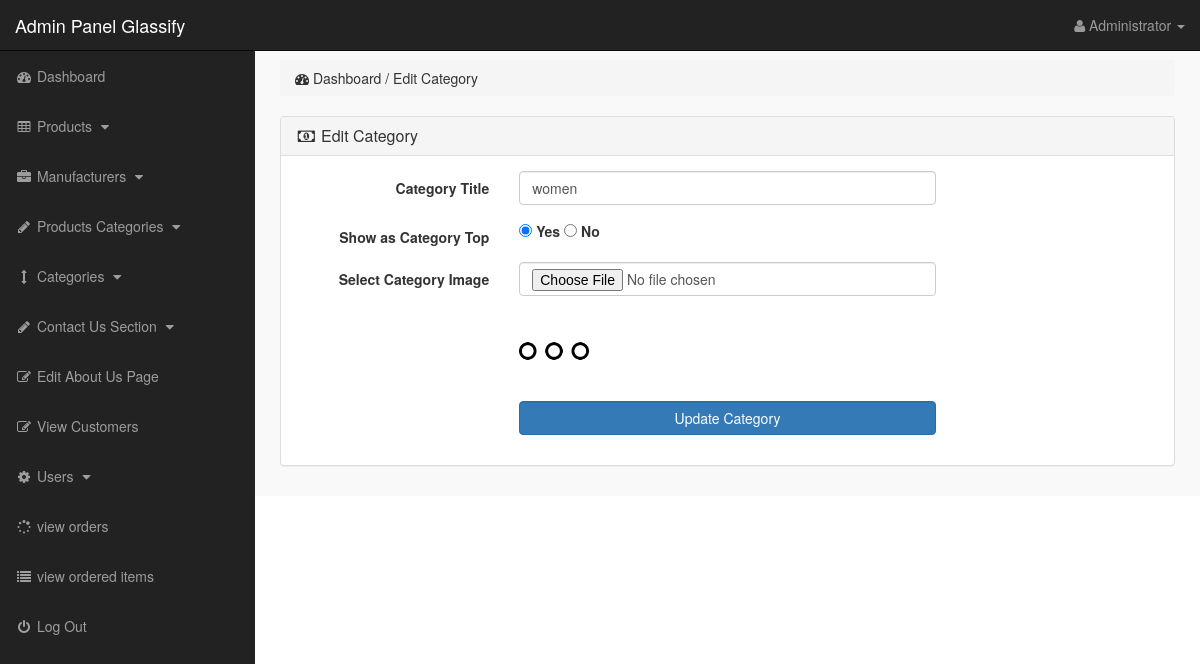
The page /admin_area/index.php?edit_cat=4 (signed in) on the database its author committed.
### tables this page shows
CREATE TABLE `categories` (
  `cat_id` int(10) NOT NULL,
  `cat_title` text NOT NULL,
  `cat_top` text NOT NULL,
  `cat_image` text NOT NULL
);

### admin_area/edit_cat.php (the view, shortened to what this page needs)
<?php
if(!isset($_SESSION['admin_email'])){
echo "<script>window.open('login.php','_self')</script>";
}
else {
?>
<?php
if(isset($_GET['edit_cat'])){
$edit_id = $_GET['edit_cat'];
$edit_cat = "select * from categories where cat_id='$edit_id'";
$run_edit = mysqli_query($con,$edit_cat);
$row_edit = mysqli_fetch_array($run_edit);
$c_title = $row_edit['cat_title'];
$c_top = $row_edit['cat_top'];
$c_image = $row_edit['cat_image'];
}
?>
<div class="row">
<div class="col-lg-12">
<ol class="breadcrumb">
<li>
<i class="fa fa-dashboard"></i> Dashboard / Edit Category
</li>
</ol>
</div>
</div>
<div class="row">
<div class="col-lg-12">
<div class="panel panel-default">
<div class="panel-heading">
<h3 class="panel-title">
<i class="fa fa-money fa-fw"></i> Edit Category
</h3>
</div>
<div class="panel-body">
<form class="form-horizontal" action="" method="post" enctype="multipart/form-data">
<div class="form-group">
<label class="col-md-3 control-label">Category Title</label>
<div class="col-md-6">
<input type="text" name="cat_title" class="form-control" value="<?php echo $c_title; ?>">
</div>
</div>
<div class="form-group">
<label class="col-md-3 control-label">Show as Category Top</label>
<div class="col-md-6">
<input type="radio" name="cat_top" value="yes"
<?php if($c_top == 'no'){}else{ echo "checked='checked'"; } ?>>
<label>Yes</label>
<input type="radio" name="cat_top" value="no"
<?php if($c_top == 'no'){ echo "checked='checked'"; }else{} ?>>
<label>No</label>
</div>
</div>
<div class="form-group">
<label class="col-md-3 control-label">Select Category Image</label>
<div class="col-md-6">
<input type="file" name="cat_image" class="form-control">
<br>
<img src="other_images/<?php echo $c_image; ?>" width="70" height="70" >
</div>
</div>
<div class="form-group">
<label class="col-md-3 control-label"></label>
<div class="col-md-6">
<input type="submit" name="update" value="Update Category" class="btn btn-primary form-control">
</div>
</div>
</form>
</div>
</div>
</div>
</div>
<?php } ?>

### admin_area/includes/sidebar.php (shortened to what this page needs)
<?php
if (!isset($_SESSION['admin_email'])) {
    echo "<script>window.open('login.php','_self')</script>";
} else {
    ?>
    <nav class="navbar navbar-inverse navbar-fixed-top">
        <div class="navbar-header">
            <a class="navbar-brand" href="index.php?dashboard">Admin Panel Glassify</a>
        </div>
        <ul class="nav navbar-right top-nav">
            <li class="dropdown">
                <a href="#" class="dropdown-toggle" data-toggle="dropdown">
                    <i class="fa fa-user"></i>
                    <?php echo $admin_name; ?> <b class="caret"></b>
                </a>
            </li>
        </ul>
        <div class="collapse navbar-collapse navbar-ex1-collapse">
            <ul class="nav navbar-nav side-nav">
                <li>
                    <a href="index.php?dashboard">
                        <i class="fa fa-fw fa-dashboard"></i> Dashboard
                    </a>
                </li>
                <li>
                    <a href="#" data-toggle="collapse" data-target="#products">
                        <i class="fa fa-fw fa-table"></i> Products
                        <i class="fa fa-fw fa-caret-down"></i>
                    </a>
                </li>
                <li>
                    <a href="#" data-toggle="collapse" data-target="#manufacturers">
                        <i class="fa fa-fw fa-briefcase"></i> Manufacturers
                        <i class="fa fa-fw fa-caret-down"></i>
                    </a>
                </li>
                <li>
                    <a href="#" data-toggle="collapse" data-target="#p_cat">
                        <i class="fa fa-fw fa-pencil"></i> Products Categories
                        <i class="fa fa-fw fa-caret-down"></i>
                    </a>
                </li>
                <li>
                    <a href="#" data-toggle="collapse" data-target="#cat">
                        <i class="fa fa-fw fa-arrows-v"></i> Categories
                        <i class="fa fa-fw fa-caret-down"></i>
                    </a>
                </li>
                <li>
                    <a href="#" data-toggle="collapse" data-target="#contact_us">
                        <i class="fa fa-fw fa-pencil"> </i> Contact Us Section
                        <i class="fa fa-fw fa-caret-down"></i>
                    </a>
                </li>
                <li>
                    <a href="index.php?edit_about_us">
                        <i class="fa fa-fw fa-edit"></i> Edit About Us Page
                    </a>
                </li>
                <li>
                    <a href="index.php?view_customers">
                        <i class="fa fa-fw fa-edit"></i> View Customers
                    </a>
                </li>
                <li>
                    <a href="#" data-toggle="collapse" data-target="#users">
                        <i class="fa fa-fw fa-gear"></i> Users
                        <i class="fa fa-fw fa-caret-down"></i>
                    </a>
                </li>
                <li>
                    <a href="index.php?test">
                        <i class="fa fa-fw fa-spinner"></i> view orders
                    </a>
                </li>
                <li>
                    <a href="index.php?order_items">
                        <i class="fa fa-fw fa-list"></i> view ordered items
                    </a>
                </li>
                <li>
                    <a href="logout.php">
                        <i class="fa fa-fw fa-power-off"></i> Log Out
                    </a>
                </li>
            </ul>
        </div>
    </nav>
<?php } ?>

### admin_area/css/style.css (style rules this page uses)
body { margin-top:100px; }
@media (min-width: 768px) { body { margin-top:50px; } }
.top-nav { padding:0 15px; }
.top-nav>li { display:inline-block; float:left; }
.top-nav>li>a { padding-top:15px; padding-bottom:15px; line-height:20px; color:#999; }
@media (min-width: 768px) { .side-nav { position:fixed; top:51px; width:255px; border-radius:0; overflow-y:auto; background-color: #222; bottom:0; overflow-x:hidden; padding-bottom:40px; } }
@media (min-width: 768px) { .side-nav>li>a { width:255px; } }
.panel-body { border-radius:5px; }

### rows shown on the page
categories: cat_title "women", cat_top "☑", cat_image (picture)

### other values the page prints
$admin_name "Administrator"
